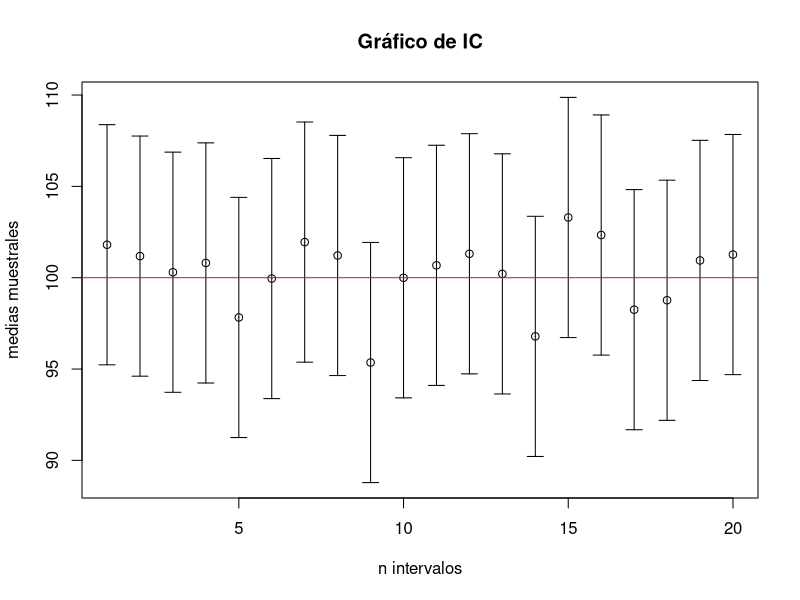

Write the R code that produced this figure. (Note: this script raises an error after producing the figure.)
## ---- chunk 1
knitr::opts_chunk$set(echo = TRUE)
library(plotrix)
library(dplyr)
library(knitr)
library(kableExtra)
library(ggplot2)
## ---- chunk 2
#Nueva base de datos de los 3 años
M22L = read.csv("Datos2022Limpios.csv")
M23L = read.csv("Datos2023Limpios.csv")
M24L = read.csv("Datos2024Limpios.csv")

M2224 = bind_rows(M22L,M23L,M24L)

write.csv(M2224,"BasedeDatosMolec.csv",row.names = FALSE)
## ---- chunk 3
n = 20 # u otro valor como 50, 100
media = 100 # Media de población
DE = 15 # Desviación estándar depoblación
ErrorEst= DE/sqrt(n)
X_ = rnorm(n, media, ErrorEst)
E = 1.96*DE/sqrt(n) # E = Error máximo
plotCI(1:n,X_, E ,main="Gráfico de IC", , xlab
= "n intervalos", ylab = "medias muestrales")
abline(h = 100, col = "red")

## ---- chunk 4
alfa1 = 0.04
nc = 1 - alfa1

LI1= M2224 %>% filter(nivel <= 4) %>% pull(p7_3)
LS1= M2224 %>% filter(nivel >= 7) %>% pull(p7_3)

n11 = length(LI1)
n21 = length(LS1)

x1bar = mean(LI1)
x2bar = mean(LS1)

s11 = var(LI1)
s21 = var(LS1)

t1 = (x1bar - x2bar) / sqrt(s11/n11 + s21/n21)

zf1 = qt(alfa1, df1)

df1 = (s11/n11 + s21/n21)^2 /  ( (s11/n11)^2/(n11-1) + (s21/n21)^2/(n21-1) )

#Cola izquierda porque buscamos un valor menor
p1 = pt(t1, df1)

se1 = sqrt(s11) / sqrt(n11) 
se2 = sqrt(s21) / sqrt(n21)  

t_crit_bilateral <- qt(0.98, df = n11 - 1) 

E1 = t_crit_bilateral * se1
E2 = t_crit_bilateral * se2

cat("Estadístico de prueba t =",t1,"\nValor crítico zf =",zf1,"\nValor p =",p1)
## ---- chunk 5
t.test(LI1, LS1, alternative = "less", var.equal = FALSE, conf.level = 0.96)
## ---- chunk 6
trabaja= M2224 %>% filter(cond_act == 1) %>% pull(p4)
no_trabaja= M2224 %>% filter(cond_act != 1) %>% pull(p4)

n12 = length(trabaja)
n22 = length(no_trabaja)

x1bar2 = mean(trabaja)
x2bar2 = mean(no_trabaja)

s12 = var(trabaja)
s22 = var(no_trabaja)

t2 = (x1bar2 - x2bar2) / sqrt(s12/n12 + s22/n22)

zf2 = qnorm(1-alfa1/2)

df2 = (s12/n12 + s22/n22)^2 /  ( (s12/n12)^2/(n12-1) + (s22/n22)^2/(n22-1) )

#Prueba de 2 colas
p2 = 2*pt(-abs(t2), df2)

SE = sqrt(s12/n12 + s22/n22)
tc2 = qt(1 - alfa1/2, df2)
LI2 = (x1bar2 - x2bar2) - tc2 * SE
LS2 = (x1bar2 - x2bar2) + tc2 * SE

cat("Estadístico de prueba t =",t2,"\nValor crítico zf =",zf2,"\nValor p =",p2)
cat("\nIntervalo: [",LI2,",",LS2,"]")
## ---- chunk 7
t.test(trabaja, no_trabaja, alternative = "two.sided", var.equal = FALSE, conf.level = 0.96)
## ---- chunk 8
hombres=M2224 %>% filter(sexo == 1) %>% pull(p4)
mujeres=M2224 %>% filter(sexo == 2) %>% pull(p4)

n13 = length(hombres)
n23 = length(mujeres)

x1bar3 = mean(hombres)
x2bar3 = mean(mujeres)

s13 = var(hombres) 
s23 = var(mujeres)

sp3 = ((n13 - 1)*s13 + (n23 - 1)*s23) / (n13 + n23 - 2)

# Estadístico t con varianzas iguales
t3 = (x1bar3 - x2bar3) / sqrt(sp3 * (1/n13 + 1/n23))

zf3 = qnorm(1-alfa1/2)

df3 = n13 + n23 - 2

p3 = 2 * pt(-abs(t3), df3)

SE3 = sqrt(sp3 * (1/n13 + 1/n23))
tc3 = qt(1 - alfa1/2, df3)
LI3 = (x1bar3 - x2bar3) - tc3 * SE3
LS3 = (x1bar3 - x2bar3) + tc3 * SE3

cat("Estadístico de prueba t =",t3,"\nValor crítico zf =",zf3,"\nValor p =",p3)
cat("\nIntervalo: [",LI3,",",LS3,"]")
## ---- chunk 9
t.test(hombres, mujeres, alternative = "two.sided",var.equal = TRUE, conf.level = 0.96)
## ---- chunk 10
par(mfrow = c(1,3))
for (v in names(Datos_cuant_combinados)) {
  hist(Datos_cuant_combinados[[v]], 
       main = paste("Histograma de", v, "(2022-2024)"), 
       xlab = v, col = "steelblue", border = "white",
       breaks = 20)
}
par(mfrow = c(1,1))
## ---- chunk 11
par(mfrow = c(1,2))

# Histograma para quienes trabajan
hist(trabaja, 
     main = "Libros leídos - Trabaja", 
     xlab = "Número de libros", 
     col = "coral", 
     border = "white",
     breaks = 20)

# Histograma para quienes no trabajan
hist(no_trabaja, 
     main = "Libros leídos - No trabaja", 
     xlab = "Número de libros", 
     col = "lightgreen", 
     border = "white",
     breaks = 20)

par(mfrow = c(1,1))
## ---- chunk 12
# Función de análisis cuantitativo
analisis_cuant = function(x){
  x = as.numeric(x)
  x = x[!is.na(x)]
  
  if(length(x) < 2){
    return(data.frame(
      Media = NA, Mediana = NA, Rango_Medio = NA, Desviacion = NA,
      Coef_Variacion = NA, Q1 = NA, Q2 = NA, Q3 = NA,
      Sesgo = NA, Curtosis = NA
    ))
  }
  
  media = mean(x)
  mediana = median(x)
  rango_medio = (max(x) + min(x)) / 2
  desv = sd(x)
  coef_var = ifelse(media != 0, (desv / media) * 100, NA)
  cuartiles = quantile(x, probs = c(0.25, 0.5, 0.75))
  
  if (desv > 0){
    sesgo = sum((x - media)^3) / (length(x) * desv^3)
    curtosis = sum((x - media)^4) / (length(x) * desv^4)
  } else {
    sesgo = NA
    curtosis = NA
  }
  
  data.frame(
    Media = round(media, 2),
    Mediana = round(mediana, 2),
    Rango_Medio = round(rango_medio, 2),
    Desviacion = round(desv, 2),
    CV = round(coef_var, 2),
    Q1 = round(cuartiles[1], 2),
    Q2 = round(cuartiles[2], 2),
    Q3 = round(cuartiles[3], 2),
    Sesgo = round(sesgo, 2),
    Curtosis = round(curtosis, 2)
  )
}

# Aplicar análisis a datos combinados
tabla_cuant_combinada = lapply(Datos_cuant_combinados, analisis_cuant)
tabla_cuant_combinada = do.call(rbind, tabla_cuant_combinada)
rownames(tabla_cuant_combinada) = names(Datos_cuant_combinados)

kable(tabla_cuant_combinada, 
      caption = "Tabla 1. Medidas descriptivas de variables cuantitativas (2022-2024)") %>%
  kable_styling(full_width = TRUE, bootstrap_options = c("striped","hover"))
## ---- chunk 13
par(mfrow = c(1,2))

# Boxplot del gasto por nivel educativo
boxplot(p7_3 ~ nivel, data = M2224,
        main = "Gasto en libros por nivel educativo",
        xlab = "Nivel educativo",
        ylab = "Gasto (pesos)",
        col = "lavender",
        las = 2)

# Histograma comparativo
hist(LI1, 
     main = "Comparación de gasto en libros", 
     xlab = "Gasto (pesos)", 
     col = rgb(1,0,0,0.5), 
     border = "white",
     breaks = 30,
     ylim = c(0, max(c(length(LI1[LI1 < 5000]), length(LS1[LS1 < 5000])))))
hist(LS1, 
     col = rgb(0,0,1,0.5), 
     border = "white",
     breaks = 30,
     add = TRUE)
legend("topright", 
       legend = c("Nivel bajo (≤4)", "Nivel alto (≥7)"), 
       fill = c(rgb(1,0,0,0.5), rgb(0,0,1,0.5)))

par(mfrow = c(1,1))
